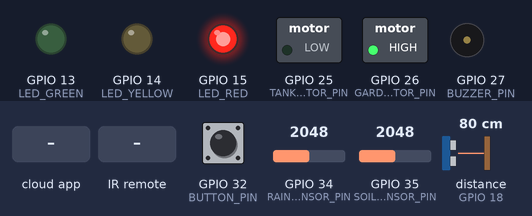
Recording of a sketch running on a simulated ESP32. On the bench: switched loads named in the sketch (green lamp = pin HIGH), output pins drawn as LEDs (lit = HIGH), buzzer (waves = sounding). Wiring (inferred from the names in the program): ultrasonic range finder: trigger GPIO 5; echo GPIO 18. The inputs (shaded band) are chosen by the test bench; at power-on: distance to the obstacle (sensor on GPIO 18) 80 cm, GPIO 32 (BUTTON_PIN) HIGH, GPIO 34 (RAIN_SENSOR_PIN) = 2048, GPIO 35 (SOIL_SENSOR_PIN) = 2048. The echo pulse lasts 58.3 µs per cm; WiFi joins after 1.5 s; servers stay silent unless stated; the Firebase database answers and starts empty; pins used as bus, display or sensor lines are not drawn; what the sketch prints to the serial monitor is not drawn.

Above: at 3.7 s.
3.8 s: the phone or cloud app sets gardenMotor to ON
At 5.9 s:
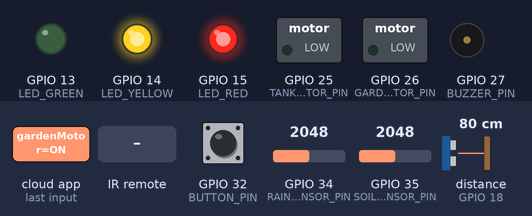
6.7 s: the phone or cloud app sets tankMotor to OFF
At 8.5 s:
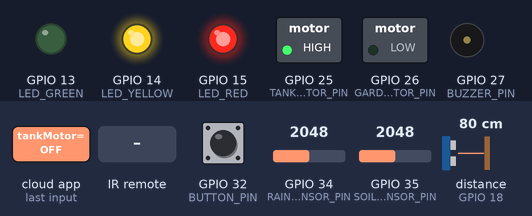
9.0 s: the phone or cloud app sets mode to AUTO
At 10.2 s:
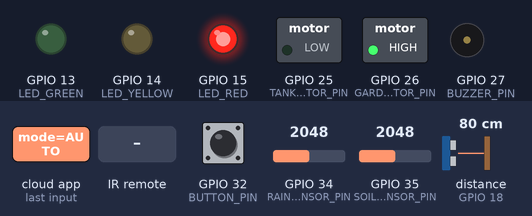
11.2 s: infrared code 0x45 received
At 12.8 s:
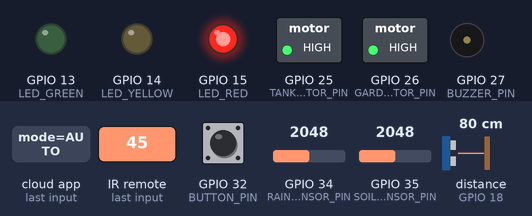
13.9 s: distance to the obstacle (sensor on GPIO 18) set to 10 cm
17.2 s: distance to the obstacle (sensor on GPIO 18) set to 7 cm
At 18.5 s:
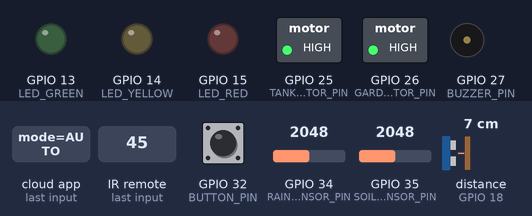
Timing chart, 0 to 19.9 s (numbered marks = the images above; inputs shaded):
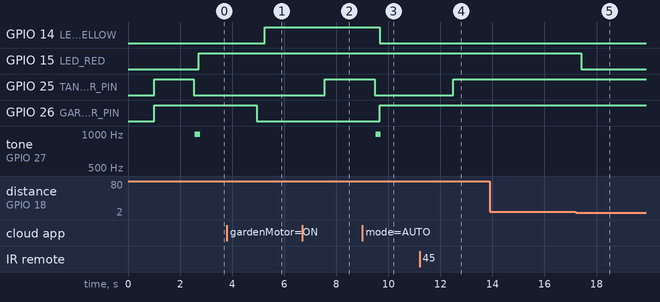

Measured:
- the behaviour switches between 9 and 8 cm on distance to the obstacle (sensor on GPIO 18) (found by bisection; images 4 and 5)
- after the input at 3.8 s, GPIO 14 (LED_YELLOW): LOW → HIGH after 1.5 s; GPIO 26 (GARDEN_MOTOR_PIN): HIGH → LOW after 1.1 s
- after the input at 6.7 s, GPIO 25 (TANK_MOTOR_PIN): LOW → HIGH after 0.85 s
- after the input at 9.0 s, GPIO 14 (LED_YELLOW): HIGH → LOW after 0.68 s; GPIO 25 (TANK_MOTOR_PIN): HIGH → LOW after 0.48 s; GPIO 26 (GARDEN_MOTOR_PIN): LOW → HIGH after 0.68 s; tone on GPIO 27 (BUZZER_PIN): silent → 992 Hz after 0.52 s, → silent 0.20 s later
- after the input at 11.2 s, GPIO 25 (TANK_MOTOR_PIN): LOW → HIGH after 1.3 s
- after the input at 13.9 s, every drawn part: stays the same
- after the input at 17.2 s, GPIO 15 (LED_RED): HIGH → LOW after 0.22 s

The sketch:

ESP32.ino
```cpp
/*
 * COMPLETE SMART WATER SYSTEM - MILLISECOND UPDATES
 * Sends data to Firebase every 100ms for REAL-TIME dashboard
 *
 * TANK MOTOR (GPIO 25): ON when tank < 20%, OFF when tank ≥ 90%
 * GARDEN MOTOR (GPIO 26): ON when soil < 20% AND tank > 20% AND NOT raining
 */

#include <IRremote.hpp>
#include <WiFi.h>
#include <Firebase_ESP_Client.h>
#include <addons/TokenHelper.h>

// ============== WiFi CONFIGURATION ==============
#define WIFI_SSID "OPPO A17"
#define WIFI_PASSWORD "leo@2007"

// ============== FIREBASE CONFIGURATION ==============
#define API_KEY "AIzaSyDxbDncNNIfYuAIY3tnJDYjXZtcmLuAaNA"
#define DATABASE_URL "https://aqua-fa925-default-rtdb.asia-southeast1.firebasedatabase.app"
#define USER_EMAIL "santhosh22333@gmail.com"
#define USER_PASSWORD "santhosh@123"

// ============== PIN DEFINITIONS ==============
#define TRIG_PIN 5
#define ECHO_PIN 18
#define SOIL_SENSOR_PIN 35
#define RAIN_SENSOR_PIN 34
#define TANK_MOTOR_PIN 25
#define GARDEN_MOTOR_PIN 26
#define BUZZER_PIN 27
#define IR_PIN 33
#define BUTTON_PIN 32
#define LED_GREEN 13
#define LED_YELLOW 14
#define LED_RED 15

// ============== RELAY LOGIC ==============
#define RELAY_ON LOW
#define RELAY_OFF HIGH

// ============== TANK CONFIG ==============
const float TANK_HEIGHT = 10.0;
const int TANK_MOTOR_ON = 20;
const int TANK_MOTOR_OFF = 90;

// ============== SOIL CONFIG ==============
const int SOIL_DRY_VALUE = 3100;
const int SOIL_WET_VALUE = 1800;
const int SOIL_MOTOR_ON = 20;
const int SOIL_MOTOR_OFF = 80;
const int GARDEN_RUN_TIME = 30;

// ============== RAIN SENSOR CONFIG ==============
const int RAIN_THRESHOLD = 2000;

// ============== FIREBASE OBJECTS ==============
FirebaseData fbdo;
FirebaseAuth auth;
FirebaseConfig config;

// ============== VARIABLES ==============
float tankLevel = 0;
int soilMoisture = 0;
int rainValue = 0;
bool isRaining = false;
int rainIntensity = 0;

bool tankMotorStatus = false;
bool gardenMotorStatus = false;
unsigned long gardenMotorStartTime = 0;
bool autoMode = true;
bool tankManualOverride = false;
bool gardenManualOverride = false;

unsigned long lastButtonPress = 0;
const unsigned long debounceDelay = 300;
unsigned long lastPrintTime = 0;

// ============== FIREBASE TIMING ==============
unsigned long lastFirebaseUpdate = 0;
const unsigned long firebaseInterval = 100; // ⚡ UPDATE EVERY 100ms (0.1 seconds)

// For rate limiting (optional - prevents too many writes)
unsigned long lastTankSend = 0;
unsigned long lastSoilSend = 0;
unsigned long lastRainSend = 0;
float lastTankValue = -1;
int lastSoilValue = -1;
int lastRainValue = -1;
bool lastRainingState = false;

String deviceId = "device_001";

// ============== IR CODES ==============
#define IR_BUTTON_1 0x45
#define IR_BUTTON_2 0x46
#define IR_BUTTON_3 0x47
#define IR_BUTTON_4 0x44
#define IR_BUTTON_5 0x40
#define IR_BUTTON_6 0x43
#define IR_BUTTON_7 0x07
#define IR_BUTTON_8 0x15
#define IR_BUTTON_9 0x09
#define IR_BUTTON_0 0x19

// ============== SETUP ==============
void setup() {
  Serial.begin(115200);
  delay(1000);

  Serial.println("\n\n==========================================");
  Serial.println("⚡ SMART WATER SYSTEM - MILLISECOND UPDATES");
  Serial.println("==========================================");
  Serial.println("Sending to Firebase every 100ms");
  Serial.println("==========================================\n");

  pinMode(TRIG_PIN, OUTPUT);
  pinMode(ECHO_PIN, INPUT);
  pinMode(SOIL_SENSOR_PIN, INPUT);
  pinMode(RAIN_SENSOR_PIN, INPUT);
  pinMode(TANK_MOTOR_PIN, OUTPUT);
  pinMode(GARDEN_MOTOR_PIN, OUTPUT);
  pinMode(BUZZER_PIN, OUTPUT);
  pinMode(BUTTON_PIN, INPUT_PULLUP);
  pinMode(LED_GREEN, OUTPUT);
  pinMode(LED_YELLOW, OUTPUT);
  pinMode(LED_RED, OUTPUT);

  digitalWrite(TANK_MOTOR_PIN, RELAY_OFF);
  digitalWrite(GARDEN_MOTOR_PIN, RELAY_OFF);

  IrReceiver.begin(IR_PIN);

  connectToWiFi();
  connectToFirebase();

  Serial.println("✅ System Ready!");
}

// ============== LOOP ==============
void loop() {
  // Read all sensors (fast readings)
  readTankLevel();
  readSoilMoisture();
  readRainSensor();

  // Check auto conditions
  checkAutoConditions();

  // Update LEDs
  updateLEDs();

  // Check alerts
  checkAlerts();

  // Auto shutoff garden motor
  if (gardenMotorStatus && (millis() - gardenMotorStartTime > GARDEN_RUN_TIME * 1000)) {
    Serial.println("⏱️ Auto shutoff: Garden motor ran 30 seconds");
    setGardenMotor(false);
    gardenManualOverride = false;
  }

  // Check IR remote
  checkIRRemote();

  // Check manual button
  checkManualButton();

  // ============== ⚡ FIREBASE UPDATES EVERY 100ms ==============
  if (millis() - lastFirebaseUpdate >= firebaseInterval) {
    sendToFirebase();
    listenForFirebaseCommands();
    lastFirebaseUpdate = millis();
  }

  // Print status every 5 seconds (not too often)
  if (millis() - lastPrintTime > 5000) {
    printStatus();
    lastPrintTime = millis();
  }

  delay(10); // Small delay for stability
}

// ============== READ RAIN SENSOR ==============
void readRainSensor() {
  rainValue = analogRead(RAIN_SENSOR_PIN);
  isRaining = (rainValue < RAIN_THRESHOLD);
  rainIntensity = map(rainValue, 0, 4095, 100, 0);
  rainIntensity = constrain(rainIntensity, 0, 100);
}

// ============== READ TANK LEVEL ==============
void readTankLevel() {
  digitalWrite(TRIG_PIN, LOW);
  delayMicroseconds(2);
  digitalWrite(TRIG_PIN, HIGH);
  delayMicroseconds(10);
  digitalWrite(TRIG_PIN, LOW);

  long duration = pulseIn(ECHO_PIN, HIGH, 30000);
  if (duration == 0) return;

  float distance = (duration * 0.0343) / 2;

  if (distance <= 0.5) tankLevel = 100;
  else if (distance >= TANK_HEIGHT) tankLevel = 0;
  else tankLevel = ((TANK_HEIGHT - distance) / TANK_HEIGHT) * 100;

  tankLevel = constrain(tankLevel, 0, 100);
}

// ============== READ SOIL MOISTURE ==============
void readSoilMoisture() {
  int rawValue = analogRead(SOIL_SENSOR_PIN);
  soilMoisture = map(rawValue, SOIL_DRY_VALUE, SOIL_WET_VALUE, 0, 100);
  soilMoisture = constrain(soilMoisture, 0, 100);
}

// ============== CHECK AUTO CONDITIONS ==============
void checkAutoConditions() {
  if (!autoMode) return;

  // Tank motor control
  if (!tankManualOverride) {
    if (tankLevel < TANK_MOTOR_ON && !tankMotorStatus) {
      setTankMotor(true);
      tone(BUZZER_PIN, 1000, 200);
    }
    else if (tankLevel >= TANK_MOTOR_OFF && tankMotorStatus) {
      setTankMotor(false);
      tone(BUZZER_PIN, 800, 200);
    }
  }

  // Garden motor control
  if (!gardenManualOverride) {
    if (tankLevel < 20) {
      if (gardenMotorStatus) setGardenMotor(false);
      return;
    }

    if (isRaining) {
      if (gardenMotorStatus) setGardenMotor(false);
      return;
    }

    if (soilMoisture < SOIL_MOTOR_ON && !gardenMotorStatus && !isRaining) {
      setGardenMotor(true);
      tone(BUZZER_PIN, 1200, 200);
    }
    else if (soilMoisture >= SOIL_MOTOR_OFF && gardenMotorStatus) {
      setGardenMotor(false);
      tone(BUZZER_PIN, 600, 200);
    }
  }
}

// ============== MOTOR CONTROL ==============
void setTankMotor(bool on) {
  if (on) {
    digitalWrite(TANK_MOTOR_PIN, RELAY_ON);
    tankMotorStatus = true;
    Serial.println("💧 TANK MOTOR: ON");
  } else {
    digitalWrite(TANK_MOTOR_PIN, RELAY_OFF);
    tankMotorStatus = false;
    Serial.println("💧 TANK MOTOR: OFF");
  }
}

void setGardenMotor(bool on) {
  if (on) {
    digitalWrite(GARDEN_MOTOR_PIN, RELAY_ON);
    gardenMotorStatus = true;
    gardenMotorStartTime = millis();
    Serial.println("🌱 GARDEN MOTOR: ON");
  } else {
    digitalWrite(GARDEN_MOTOR_PIN, RELAY_OFF);
    gardenMotorStatus = false;
    Serial.println("🌱 GARDEN MOTOR: OFF");
  }
}

// ============== UPDATE LEDS ==============
void updateLEDs() {
  digitalWrite(LED_GREEN, (tankLevel > 60) ? HIGH : LOW);
  digitalWrite(LED_YELLOW, gardenMotorStatus ? HIGH : LOW);
  digitalWrite(LED_RED, (!autoMode || tankLevel < 15 || isRaining) ? HIGH : LOW);
}

// ============== CHECK ALERTS ==============
void checkAlerts() {
  static unsigned long lastAlertTime = 0;

  if (tankLevel < 10 && millis() - lastAlertTime > 30000) {
    for(int i=0; i<3; i++) {
      tone(BUZZER_PIN, 2000, 100);
      delay(200);
    }
    lastAlertTime = millis();
  }
}

// ============== WIFI CONNECTION ==============
void connectToWiFi() {
  Serial.print("Connecting to WiFi");
  WiFi.begin(WIFI_SSID, WIFI_PASSWORD);

  int attempts = 0;
  while (WiFi.status() != WL_CONNECTED && attempts < 30) {
    Serial.print(".");
    delay(500);
    attempts++;
  }

  if (WiFi.status() == WL_CONNECTED) {
    Serial.println("\n✅ WiFi Connected!");
  } else {
    Serial.println("\n❌ WiFi Failed");
  }
}

// ============== FIREBASE CONNECTION ==============
void connectToFirebase() {
  Serial.print("Connecting to Firebase");

  config.api_key = API_KEY;
  config.database_url = DATABASE_URL;
  auth.user.email = USER_EMAIL;
  auth.user.password = USER_PASSWORD;
  config.token_status_callback = tokenStatusCallback;

  Firebase.begin(&config, &auth);
  Firebase.reconnectWiFi(true);

  int attempts = 0;
  while (!Firebase.ready() && attempts < 20) {
    Serial.print(".");
    delay(500);
    attempts++;
  }

  if (Firebase.ready()) {
    Serial.println("\n✅ Firebase Connected!");
  } else {
    Serial.println("\n❌ Firebase Failed");
  }
}

// ============== ⚡ SEND TO FIREBASE (EVERY 100ms) ==============
void sendToFirebase() {
  if (!Firebase.ready() || WiFi.status() != WL_CONNECTED) return;

  unsigned long now = millis();
  bool dataChanged = false;

  // ===== TANK LEVEL - Update only if changed (prevents spam) =====
  if (abs(tankLevel - lastTankValue) > 0.5 || now - lastTankSend > 1000) {
    if (Firebase.RTDB.setFloat(&fbdo, "/devices/" + deviceId + "/data/sensors/tankLevel", tankLevel)) {
      lastTankValue = tankLevel;
      lastTankSend = now;
      dataChanged = true;
    }
  }

  // ===== SOIL MOISTURE - Update only if changed =====
  if (abs(soilMoisture - lastSoilValue) > 1 || now - lastSoilSend > 1000) {
    if (Firebase.RTDB.setInt(&fbdo, "/devices/" + deviceId + "/data/sensors/soilMoisture", soilMoisture)) {
      lastSoilValue = soilMoisture;
      lastSoilSend = now;
      dataChanged = true;
    }
  }

  // ===== RAIN SENSOR - Update only if changed =====
  if (abs(rainValue - lastRainValue) > 10 || now - lastRainSend > 1000) {
    if (Firebase.RTDB.setInt(&fbdo, "/devices/" + deviceId + "/data/sensors/rainValue", rainValue)) {
      lastRainValue = rainValue;
      lastRainSend = now;
      dataChanged = true;
    }

    // Rain intensity
    Firebase.RTDB.setInt(&fbdo, "/devices/" + deviceId + "/data/sensors/rainIntensity", rainIntensity);

    // Rain state
    if (isRaining != lastRainingState) {
      Firebase.RTDB.setBool(&fbdo, "/devices/" + deviceId + "/data/sensors/isRaining", isRaining);
      lastRainingState = isRaining;
    }
  }

  // ===== MOTOR STATUS - Update when changed =====
  static bool lastTankMotor = false;
  static bool lastGardenMotor = false;

  if (tankMotorStatus != lastTankMotor) {
    Firebase.RTDB.setBool(&fbdo, "/devices/" + deviceId + "/data/motors/tankMotor", tankMotorStatus);
    lastTankMotor = tankMotorStatus;
    dataChanged = true;
  }

  if (gardenMotorStatus != lastGardenMotor) {
    Firebase.RTDB.setBool(&fbdo, "/devices/" + deviceId + "/data/motors/gardenMotor", gardenMotorStatus);
    lastGardenMotor = gardenMotorStatus;
    dataChanged = true;
  }

  // ===== AUTO MODE - Update when changed =====
  static bool lastAutoMode = true;
  if (autoMode != lastAutoMode) {
    Firebase.RTDB.setBool(&fbdo, "/devices/" + deviceId + "/data/motors/autoMode", autoMode);
    lastAutoMode = autoMode;
    dataChanged = true;
  }

  // ===== TIMESTAMP - Update every 5 seconds =====
  static unsigned long lastTimestampSend = 0;
  if (now - lastTimestampSend > 5000) {
    Firebase.RTDB.setInt(&fbdo, "/devices/" + deviceId + "/data/lastUpdate", now);
    lastTimestampSend = now;
  }

  // ===== DEVICE STATUS - Update every 10 seconds =====
  static unsigned long lastStatusSend = 0;
  if (now - lastStatusSend > 10000) {
    FirebaseJson info;
    info.set("status", "online");
    info.set("lastSeen", now);
    Firebase.RTDB.setJSON(&fbdo, "/devices/" + deviceId + "/info", &info);
    lastStatusSend = now;
  }

  // Optional: Print when data changes (for debugging)
  if (dataChanged && (millis() % 1000 < 100)) {
    Serial.println("⚡ Firebase updated");
  }
}

// ============== LISTEN FOR COMMANDS ==============
void listenForFirebaseCommands() {
  if (!Firebase.ready()) return;

  // Check commands every 500ms (not too frequent)
  static unsigned long lastCommandCheck = 0;
  if (millis() - lastCommandCheck < 500) return;
  lastCommandCheck = millis();

  // Tank motor command
  if (Firebase.RTDB.getString(&fbdo, "/devices/" + deviceId + "/commands/tankMotor")) {
    String cmd = fbdo.stringData();
    if (cmd == "ON") {
      setTankMotor(true);
      tankManualOverride = true;
      Firebase.RTDB.setString(&fbdo, "/devices/" + deviceId + "/commands/tankMotor", "DONE");
    } else if (cmd == "OFF") {
      setTankMotor(false);
      tankManualOverride = true;
      Firebase.RTDB.setString(&fbdo, "/devices/" + deviceId + "/commands/tankMotor", "DONE");
    }
  }

  // Garden motor command
  if (Firebase.RTDB.getString(&fbdo, "/devices/" + deviceId + "/commands/gardenMotor")) {
    String cmd = fbdo.stringData();
    if (cmd == "ON") {
      setGardenMotor(true);
      gardenManualOverride = true;
      Firebase.RTDB.setString(&fbdo, "/devices/" + deviceId + "/commands/gardenMotor", "DONE");
    } else if (cmd == "OFF") {
      setGardenMotor(false);
      gardenManualOverride = true;
      Firebase.RTDB.setString(&fbdo, "/devices/" + deviceId + "/commands/gardenMotor", "DONE");
    }
  }

  // Mode command
  if (Firebase.RTDB.getString(&fbdo, "/devices/" + deviceId + "/commands/mode")) {
    String cmd = fbdo.stringData();
    if (cmd == "AUTO") {
      autoMode = true;
      tankManualOverride = false;
      gardenManualOverride = false;
      Firebase.RTDB.setString(&fbdo, "/devices/" + deviceId + "/commands/mode", "DONE");
    } else if (cmd == "MANUAL") {
      autoMode = false;
      Firebase.RTDB.setString(&fbdo, "/devices/" + deviceId + "/commands/mode", "DONE");
    }
  }
}

// ============== IR REMOTE ==============
void checkIRRemote() {
  if (IrReceiver.decode()) {
    unsigned long command = IrReceiver.decodedIRData.command;

    switch(command) {
      case IR_BUTTON_1: setTankMotor(!tankMotorStatus); tankManualOverride = true; break;
      case IR_BUTTON_2: setGardenMotor(!gardenMotorStatus); gardenManualOverride = true; break;
      case IR_BUTTON_3: setTankMotor(true); tankManualOverride = true; break;
      case IR_BUTTON_4: setTankMotor(false); tankManualOverride = true; break;
      case IR_BUTTON_5: setGardenMotor(true); gardenManualOverride = true; break;
      case IR_BUTTON_6: setGardenMotor(false); gardenManualOverride = true; break;

      case IR_BUTTON_7:
        autoMode = !autoMode;
        if (autoMode) {
          tankManualOverride = false;
          gardenManualOverride = false;
        }
        break;

      case IR_BUTTON_8: printStatus(); break;

      case IR_BUTTON_0:
        setTankMotor(false);
        setGardenMotor(false);
        tankManualOverride = true;
        gardenManualOverride = true;
        autoMode = false;
        break;
    }
    IrReceiver.resume();
  }
}

// ============== MANUAL BUTTON ==============
void checkManualButton() {
  static bool lastButtonState = HIGH;
  bool buttonState = digitalRead(BUTTON_PIN);

  if (buttonState == LOW && lastButtonState == HIGH &&
      (millis() - lastButtonPress) > debounceDelay) {

    lastButtonPress = millis();
    delay(50);

    if (digitalRead(BUTTON_PIN) == LOW) {
      unsigned long pressStart = millis();
      while (digitalRead(BUTTON_PIN) == LOW && millis() - pressStart < 1000) {
        delay(10);
      }

      if (millis() - pressStart >= 1000) {
        setTankMotor(false);
        setGardenMotor(false);
        tankManualOverride = true;
        gardenManualOverride = true;
        autoMode = false;
      } else {
        autoMode = !autoMode;
        if (autoMode) {
          tankManualOverride = false;
          gardenManualOverride = false;
        }
      }
    }
  }
  lastButtonState = buttonState;
}

// ============== PRINT STATUS ==============
void printStatus() {
  Serial.println("\n📊 SYSTEM STATUS");
  Serial.println("========================");
  Serial.print("Tank: "); Serial.print(tankLevel); Serial.println("%");
  Serial.print("Soil: "); Serial.print(soilMoisture); Serial.println("%");
  Serial.print("Rain: "); Serial.println(isRaining ? "🌧️ YES" : "☀️ NO");
  Serial.print("Tank Motor: "); Serial.println(tankMotorStatus ? "ON" : "OFF");
  Serial.print("Garden Motor: "); Serial.println(gardenMotorStatus ? "ON" : "OFF");
  Serial.print("Mode: "); Serial.println(autoMode ? "AUTO" : "MANUAL");
  Serial.println("========================");
}

// ============== TONE FUNCTION ==============
void tone(int pin, int freq, int dur) {
  for (int i = 0; i < dur * freq / 1000; i++) {
    digitalWrite(pin, HIGH);
    delayMicroseconds(1000000 / (freq * 2));
    digitalWrite(pin, LOW);
    delayMicroseconds(1000000 / (freq * 2));
  }
}
```
